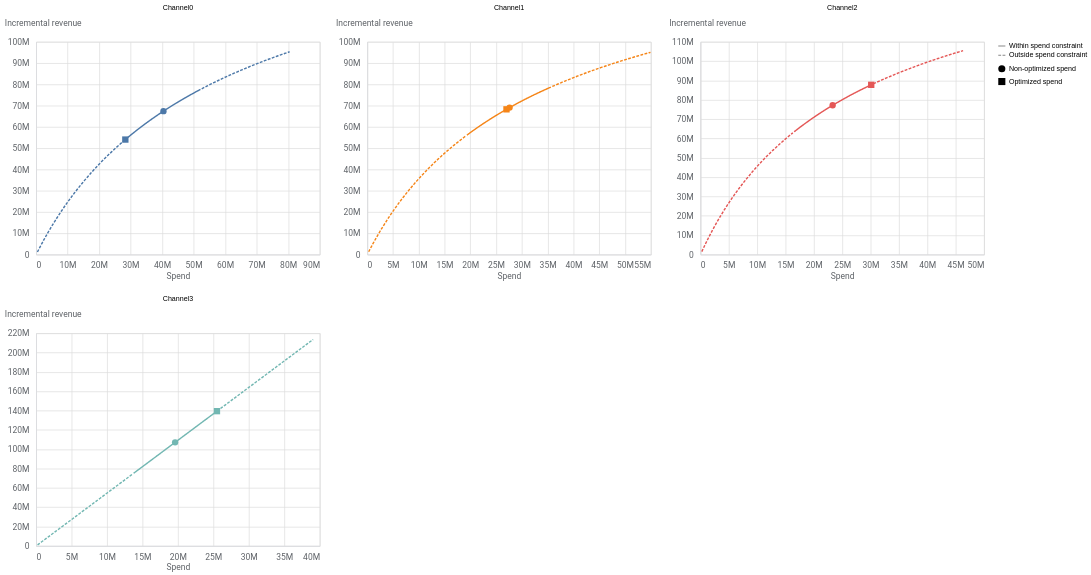

Notebook code cell kept with this figure:
### Code cell
optimization_results.plot_response_curves()

### Figure 1 — Vega-Lite specification as saved in the notebook (floating-point values rounded to 4 significant figures; data arrays with more than 128 entries replaced by an {"elided": "..."} marker saying what was removed)
{"config": {"view": {"continuousWidth": 300, "continuousHeight": 300}, "axis": {"labelColor": "#5F6368", "labelFont": "Roboto", "labelFontSize": 12, "titleColor": "#5F6368", "titleFont": "Roboto", "titleFontSize": 12, "titleFontWeight": "normal"}}, "data": {"name": "data-0df6c49ec503987d903a22611f11ba4b"}, "facet": {"field": "channel", "sort": null, "title": null, "type": "nominal"}, "spec": {"layer": [{"mark": {"type": "line", "strokeDash": [4, 2]}, "encoding": {"color": {"field": "channel", "legend": null, "type": "nominal"}, "x": {"axis": {"domainColor": "#DADCE0", "labelExpr": "replace(format(datum.value, '.3~s'), 'G', 'B')", "labelPadding": 10, "ticks": false}, "field": "spend", "title": "Spend", "type": "quantitative"}, "y": {"axis": {"domainColor": "#DADCE0", "labelExpr": "replace(format(datum.value, '.3~s'), 'G', 'B')", "labelPadding": 10, "ticks": false, "titleAlign": "left", "titleAngle": 0, "titleY": -20}, "field": "mean", "title": "Incremental revenue", "type": "quantitative"}}, "transform": [{"calculate": "datum.spend_multiplier >= datum.lower_bound && datum.spend_multiplier <= datum.upper_bound ? \"Within spend constraint\" : \"Outside spend constraint\"", "as": "spend_constraint"}, {"filter": "(datum.spend_multiplier && (datum.spend_multiplier <= datum.lower_bound))"}]}, {"mark": {"type": "line"}, "encoding": {"color": {"field": "channel", "legend": null, "type": "nominal"}, "strokeDash": {"field": "spend_constraint", "legend": {"title": null}, "sort": "descending", "type": "nominal"}, "x": {"axis": {"domainColor": "#DADCE0", "labelExpr": "replace(format(datum.value, '.3~s'), 'G', 'B')", "labelPadding": 10, "ticks": false}, "field": "spend", "title": "Spend", "type": "quantitative"}, "y": {"axis": {"domainColor": "#DADCE0", "labelExpr": "replace(format(datum.value, '.3~s'), 'G', 'B')", "labelPadding": 10, "ticks": false, "titleAlign": "left", "titleAngle": 0, "titleY": -20}, "field": "mean", "title": "Incremental revenue", "type": "quantitative"}}, "transform": [{"calculate": "datum.spend_multiplier >= datum.lower_bound && datum.spend_multiplier <= datum.upper_bound ? \"Within spend constraint\" : \"Outside spend constraint\"", "as": "spend_constraint"}, {"filter": "(datum.spend_multiplier && (datum.spend_multiplier >= datum.lower_bound))"}]}, {"mark": {"type": "point", "filled": true, "opacity": 1, "size": 80, "tooltip": true}, "encoding": {"color": {"field": "channel", "legend": null, "type": "nominal"}, "shape": {"field": "spend_level", "legend": {"title": null}, "type": "nominal"}, "x": {"axis": {"domainColor": "#DADCE0", "labelExpr": "replace(format(datum.value, '.3~s'), 'G', 'B')", "labelPadding": 10, "ticks": false}, "field": "spend", "title": "Spend", "type": "quantitative"}, "y": {"axis": {"domainColor": "#DADCE0", "labelExpr": "replace(format(datum.value, '.3~s'), 'G', 'B')", "labelPadding": 10, "ticks": false, "titleAlign": "left", "titleAngle": 0, "titleY": -20}, "field": "mean", "title": "Incremental revenue", "type": "quantitative"}}, "transform": [{"calculate": "datum.spend_multiplier >= datum.lower_bound && datum.spend_multiplier <= datum.upper_bound ? \"Within spend constraint\" : \"Outside spend constraint\"", "as": "spend_constraint"}, {"filter": "datum.spend_level"}]}], "width": 400}, "columns": 3, "resolve": {"scale": {"x": "independent", "y": "independent"}}, "$schema": "https://vega.github.io/schema/vega-lite/v5.20.1.json", "datasets": {"data-0df6c49ec503987d903a22611f11ba4b": {"elided": "808 records"}}}
